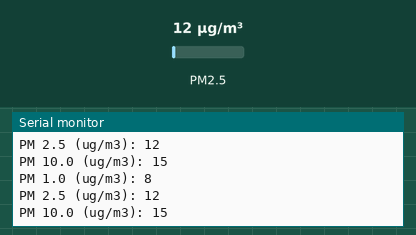
A sketch run on a simulated ESP8266 (NodeMCU). Parts: the last lines printed to the serial monitor. Inputs (shaded band) come from the test bench; at power-on: PM2.5 12 µg/m³. WiFi joins after 1.5 s; servers stay silent unless stated; random numbers use the default seed unless the sketch sets one; no MQTT or app messages arrive unless stated.

Above: at 2.7 s.
2.8 s: PM2.5 set to 6 µg/m³
At 4.0 s:
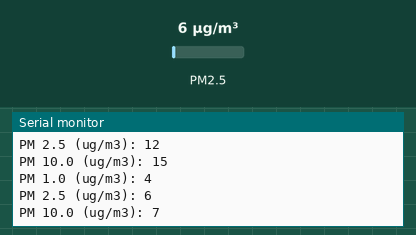
4.3 s: PM2.5 set to 75 µg/m³
At 5.4 s:
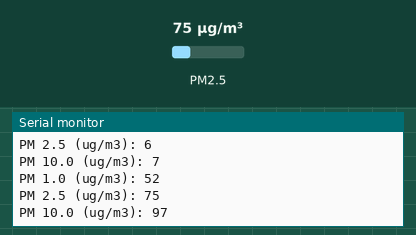
Timing chart, 0 to 7.3 s (numbered marks = the images above; inputs shaded):
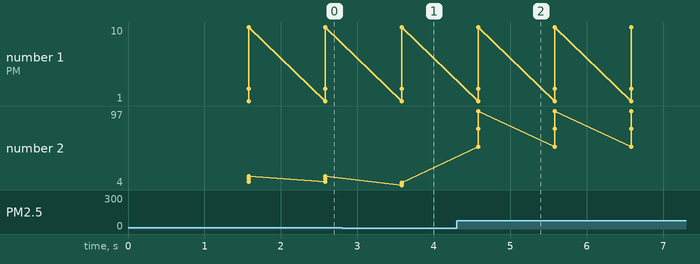

Measured:
- after the input at 2.8 s, the serial monitor: prints a new line after 0.78 s (image 1)
- after the input at 4.3 s, the serial monitor: prints a new line after 0.28 s (image 2)
- plotted number 2: 15 → 7 after the input at 2.8 s, 7 → 97 after the input at 4.3 s

The sketch:

PM25_git.ino
```cpp
#include "PMS.h"
#include <ESP8266WiFi.h>
#include <PubSubClient.h>
#include <OneWire.h>
#include <DallasTemperature.h>
#include <SPI.h>
#include <Wire.h>
// WIRE TMP to pin D5 (GPIO14)
#define ONE_WIRE_BUS 14
OneWire oneWire(ONE_WIRE_BUS);
DallasTemperature sensors(&oneWire);

const char* ssid = "***";
const char* password =  "***";
const char* mqttServer = "192.168.1.***";
const int mqttPort = 1883;
const char* mqttUser = "***";
const char* mqttPassword = "***";
unsigned long time_now = 0;
//holding values for PM
int pm1val = 0;
int pm25val = 0;
int pm10val = 0;


WiFiClient espClient;
PubSubClient client(espClient);


PMS pms(Serial);
PMS::DATA data;

void setup()
{
  Serial.begin(9600);   // GPIO1, GPIO3 (TX/RX pin on ESP-12E Development Board)
  Serial1.begin(9600);  // GPIO2 (D4 pin on ESP-12E Development Board)
  sensors.begin();


  WiFi.mode(WIFI_STA);
WiFi.begin(ssid, password);

 while (WiFi.status() != WL_CONNECTED) {
    delay(500);
    Serial.println("Connecting to WiFi..");
  }
  Serial.println("Connected to the WiFi network");

  client.setServer(mqttServer, mqttPort);

  while (!client.connected()) {
    Serial.println("Connecting to MQTT...");


// Create a random client ID
    String clientId = "pm25temp_";
    clientId += String(random(0xffff), HEX);
if (client.connect(clientId.c_str())) {
      Serial.println("connected");

    } else {

      Serial.print("failed with state ");
      Serial.print(client.state());
      delay(2000);

    }
  }

}
void reconnect() {
  Serial.println("Reconnect activated");
  // Loop until we're reconnected
  while (!client.connected()) {
    Serial.print("Attempting MQTT connection...");
String clientId = "pm25_temp_";
    clientId += String(random(0xffff), HEX);
if (client.connect(clientId.c_str())) {
      Serial.println("connected");

    } else {
      Serial.print("failed, rc=");
      Serial.print(client.state());
      Serial.println(" try again in 5 seconds");
      // Wait 5 seconds before retrying
      delay(5000);
    }
  }
}


void loop()
{
  if (!client.connected()) {
    reconnect();
  }
  //read PM data
  if (pms.read(data))
  {
    Serial.print("PM 1.0 (ug/m3): ");
    Serial.println(data.PM_AE_UG_1_0);
    pm1val = data.PM_AE_UG_1_0;
    // client.publish("esp/pm1", String(data.PM_AE_UG_1_0).c_str());

    Serial.print("PM 2.5 (ug/m3): ");
    Serial.println(data.PM_AE_UG_2_5);
    pm25val = data.PM_AE_UG_2_5;
    //client.publish("esp/pm25", String(data.PM_AE_UG_2_5).c_str());

    Serial.print("PM 10.0 (ug/m3): ");
    Serial.println(data.PM_AE_UG_10_0);
    pm10val = data.PM_AE_UG_10_0;
     //client.publish("esp/pm10", String(data.PM_AE_UG_10_0).c_str());
  }
  //report data every 10mins (600,000ms)

if(millis() > time_now + 600000){
  //get temp
   sensors.requestTemperatures(); // Send the command to get temperature readings
   Serial.print(sensors.getTempCByIndex(0));
    client.publish("esp/tempout", String(sensors.getTempCByIndex(0)).c_str());
    //send pm data
    client.publish("esp/pm1", String(pm1val).c_str());
    client.publish("esp/pm25", String(pm25val).c_str());
    client.publish("esp/pm10", String(pm10val).c_str());
  time_now = millis();

  }

client.loop();
}
```
